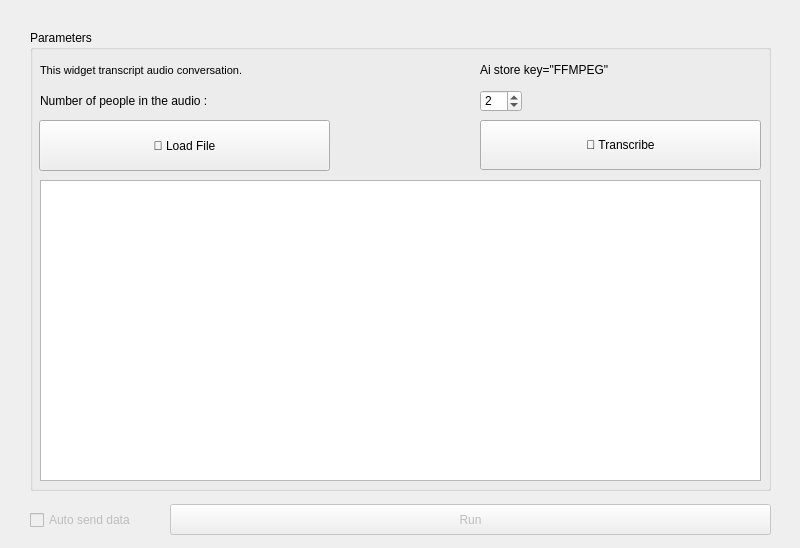
<?xml version="1.0" encoding="UTF-8"?>
<ui version="4.0">
 <class>Form</class>
 <widget class="QWidget" name="Form">
  <property name="geometry">
   <rect>
    <x>0</x>
    <y>0</y>
    <width>800</width>
    <height>548</height>
   </rect>
  </property>
  <property name="windowTitle">
   <string>Speech to Text</string>
  </property>
  <widget class="QGroupBox" name="groupBox">
   <property name="geometry">
    <rect>
     <x>30</x>
     <y>30</y>
     <width>741</width>
     <height>461</height>
    </rect>
   </property>
   <property name="title">
    <string>Parameters</string>
   </property>
   <widget class="QSpinBox" name="spinBox_nb_people">
    <property name="geometry">
     <rect>
      <x>450</x>
      <y>60</y>
      <width>42</width>
      <height>22</height>
     </rect>
    </property>
    <property name="minimum">
     <number>1</number>
    </property>
    <property name="maximum">
     <number>6</number>
    </property>
    <property name="value">
     <number>2</number>
    </property>
   </widget>
   <widget class="QLabel" name="Description">
    <property name="geometry">
     <rect>
      <x>10</x>
      <y>20</y>
      <width>341</width>
      <height>41</height>
     </rect>
    </property>
    <property name="sizePolicy">
     <sizepolicy hsizetype="Maximum" vsizetype="Expanding">
      <horstretch>0</horstretch>
      <verstretch>0</verstretch>
     </sizepolicy>
    </property>
    <property name="font">
     <font>
      <pointsize>8</pointsize>
     </font>
    </property>
    <property name="text">
     <string>This widget transcript audio conversation.</string>
    </property>
    <property name="wordWrap">
     <bool>true</bool>
    </property>
   </widget>
   <widget class="QPushButton" name="fileButton">
    <property name="geometry">
     <rect>
      <x>9</x>
      <y>90</y>
      <width>291</width>
      <height>51</height>
     </rect>
    </property>
    <property name="text">
     <string>📂 Load File</string>
    </property>
   </widget>
   <widget class="QTextEdit" name="textArea">
    <property name="geometry">
     <rect>
      <x>10</x>
      <y>150</y>
      <width>721</width>
      <height>301</height>
     </rect>
    </property>
    <property name="readOnly">
     <bool>true</bool>
    </property>
   </widget>
   <widget class="QPushButton" name="processButton">
    <property name="geometry">
     <rect>
      <x>450</x>
      <y>90</y>
      <width>281</width>
      <height>50</height>
     </rect>
    </property>
    <property name="text">
     <string>📝 Transcribe</string>
    </property>
   </widget>
   <widget class="QLabel" name="label">
    <property name="geometry">
     <rect>
      <x>10</x>
      <y>60</y>
      <width>291</width>
      <height>21</height>
     </rect>
    </property>
    <property name="text">
     <string>Number of people in the audio :</string>
    </property>
   </widget>
   <widget class="QLabel" name="label_2">
    <property name="geometry">
     <rect>
      <x>450</x>
      <y>32</y>
      <width>271</width>
      <height>16</height>
     </rect>
    </property>
    <property name="text">
     <string>Ai store key=&quot;FFMPEG&quot;</string>
    </property>
   </widget>
  </widget>
  <widget class="QPushButton" name="pushButton_send">
   <property name="enabled">
    <bool>false</bool>
   </property>
   <property name="geometry">
    <rect>
     <x>170</x>
     <y>504</y>
     <width>601</width>
     <height>31</height>
    </rect>
   </property>
   <property name="text">
    <string>Run</string>
   </property>
  </widget>
  <widget class="QCheckBox" name="checkBox_send">
   <property name="enabled">
    <bool>false</bool>
   </property>
   <property name="geometry">
    <rect>
     <x>30</x>
     <y>510</y>
     <width>121</width>
     <height>20</height>
    </rect>
   </property>
   <property name="text">
    <string>Auto send data</string>
   </property>
  </widget>
 </widget>
 <resources/>
 <connections/>
</ui>
